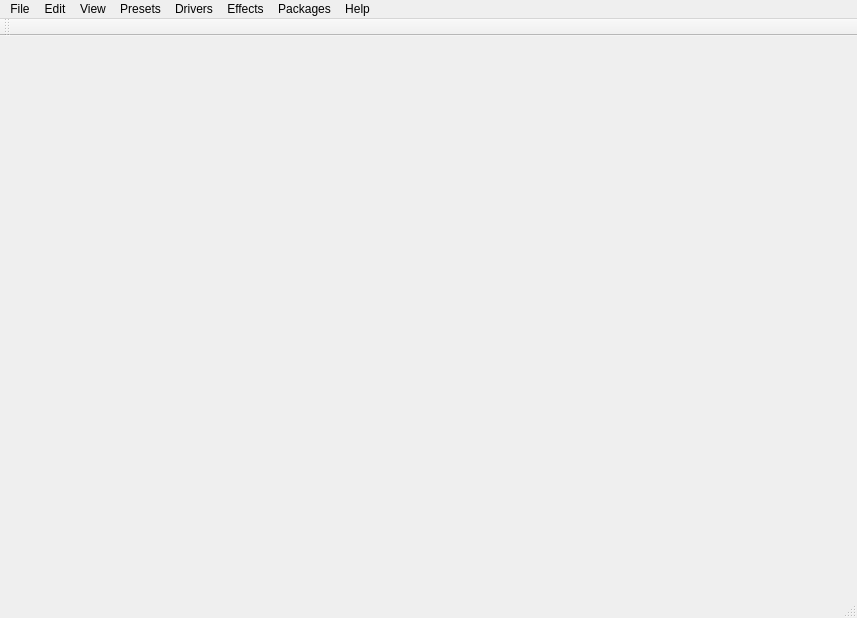
<?xml version="1.0" encoding="UTF-8"?>
<ui version="4.0">
 <class>MainWindow</class>
 <widget class="QMainWindow" name="MainWindow">
  <property name="geometry">
   <rect>
    <x>0</x>
    <y>0</y>
    <width>857</width>
    <height>618</height>
   </rect>
  </property>
  <property name="windowTitle">
   <string>Gnuitar</string>
  </property>
  <widget class="QWidget" name="central_widget">
   <widget class="QWidget" name="verticalLayoutWidget">
    <property name="geometry">
     <rect>
      <x>-11</x>
      <y>-1</y>
      <width>871</width>
      <height>561</height>
     </rect>
    </property>
    <layout class="QVBoxLayout" name="verticalLayout"/>
   </widget>
  </widget>
  <widget class="QToolBar" name="main_toolbar">
   <attribute name="toolBarArea">
    <enum>TopToolBarArea</enum>
   </attribute>
   <attribute name="toolBarBreak">
    <bool>false</bool>
   </attribute>
  </widget>
  <widget class="QStatusBar" name="status_bar"/>
  <widget class="QMenuBar" name="menu_bar">
   <property name="geometry">
    <rect>
     <x>0</x>
     <y>0</y>
     <width>857</width>
     <height>25</height>
    </rect>
   </property>
   <widget class="QMenu" name="menu_file">
    <property name="title">
     <string>File</string>
    </property>
    <addaction name="quit"/>
   </widget>
   <widget class="QMenu" name="menu_edit">
    <property name="title">
     <string>Edit</string>
    </property>
   </widget>
   <widget class="QMenu" name="menu_view">
    <property name="title">
     <string>View</string>
    </property>
   </widget>
   <widget class="QMenu" name="menu_presets">
    <property name="title">
     <string>Presets</string>
    </property>
   </widget>
   <widget class="QMenu" name="menu_effects">
    <property name="title">
     <string>Effects</string>
    </property>
   </widget>
   <widget class="QMenu" name="menu_packages">
    <property name="title">
     <string>Packages</string>
    </property>
    <addaction name="open_package"/>
   </widget>
   <widget class="QMenu" name="menu_help">
    <property name="title">
     <string>Help</string>
    </property>
    <addaction name="report_an_issue"/>
    <addaction name="view_documentation"/>
   </widget>
   <widget class="QMenu" name="menuDrivers">
    <property name="title">
     <string>Drivers</string>
    </property>
   </widget>
   <addaction name="menu_file"/>
   <addaction name="menu_edit"/>
   <addaction name="menu_view"/>
   <addaction name="menu_presets"/>
   <addaction name="menuDrivers"/>
   <addaction name="menu_effects"/>
   <addaction name="menu_packages"/>
   <addaction name="menu_help"/>
  </widget>
  <action name="quit">
   <property name="text">
    <string>Quit</string>
   </property>
  </action>
  <action name="open_package">
   <property name="text">
    <string>Open</string>
   </property>
   <property name="toolTip">
    <string>Open a Gnuitar package.</string>
   </property>
   <property name="shortcut">
    <string>Ctrl+Alt+P</string>
   </property>
  </action>
  <action name="report_an_issue">
   <property name="text">
    <string>Report an issue</string>
   </property>
  </action>
  <action name="view_documentation">
   <property name="text">
    <string>View documentation</string>
   </property>
  </action>
 </widget>
 <layoutdefault spacing="6" margin="11"/>
 <resources/>
 <connections/>
</ui>
